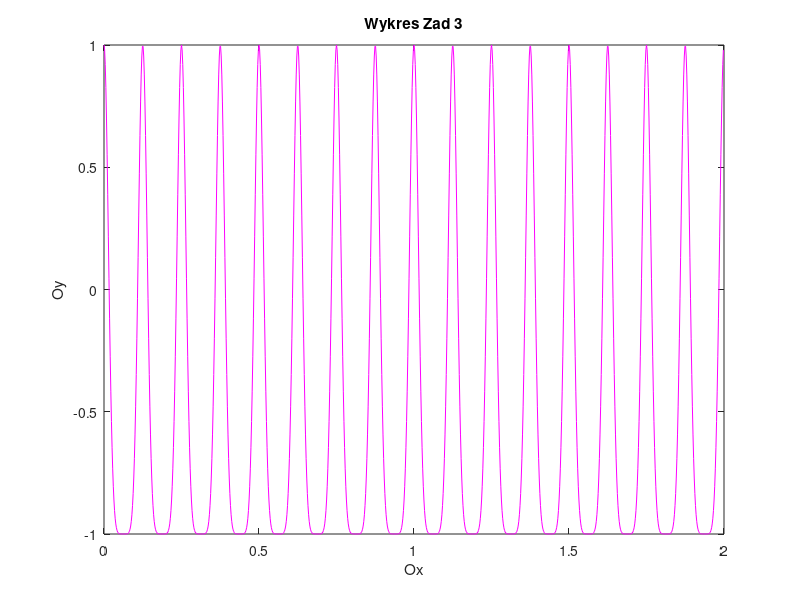

Write MATLAB code to recreate this figure.
clc
close
clear

fileID = fopen('zad1OX.txt','r');
x= fscanf(fileID,'%f')';
fileID = fopen('zad1Zp.txt','r');
y= fscanf(fileID,'%f')';

w=plot(x,y,'m-','MarkerEdgeColor',[0,0,0],'MarkerFaceColor',[0.7,0,0.7],...
     'MarkerSize',10);
 hold on
title('Wykres Zad 3')
xlabel('Ox')
ylabel('Oy')